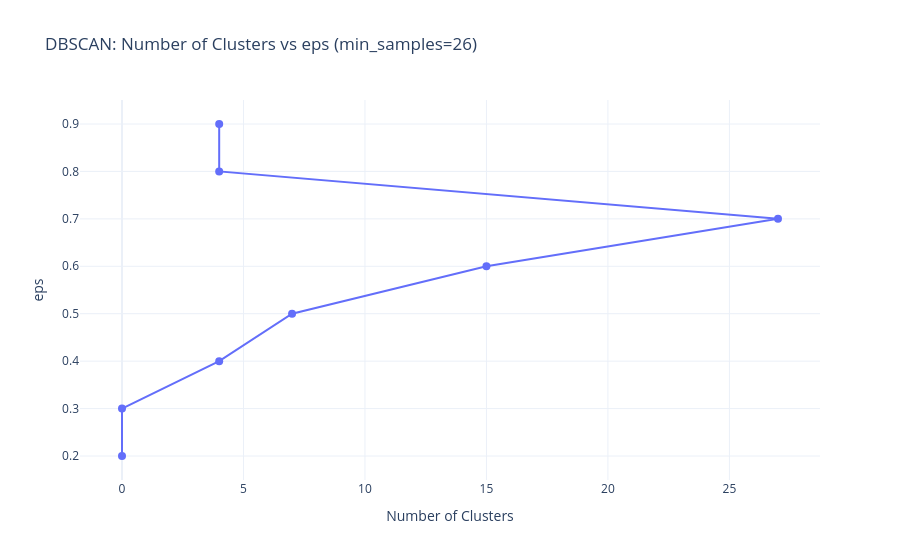

Notebook cell for this chart:
### Code cell
eps_values = np.arange(0.2, 1, 0.1)
plot_dbscan_cluster_count_vs_eps(customer_info, 26, eps_values)

### Figure 1 — Plotly figure (JSON) as saved in the notebook; plotly's stock layout.template omitted (floating-point values rounded to 4 significant figures)
{"data": [{"hovertemplate": "Clusters=%{x}<br>eps=%{y:.2f}<extra></extra>", "marker": {"size": 8}, "mode": "lines+markers", "type": "scatter", "x": [0, 0, 4, 7, 15, 27, 4, 4], "y": [0.2, 0.3, 0.4, 0.5, 0.6, 0.7, 0.8, 0.9]}], "layout": {"title": {"text": "DBSCAN: Number of Clusters vs eps (min_samples=26)"}, "xaxis": {"title": {"text": "Number of Clusters"}}, "yaxis": {"title": {"text": "eps"}}}}
